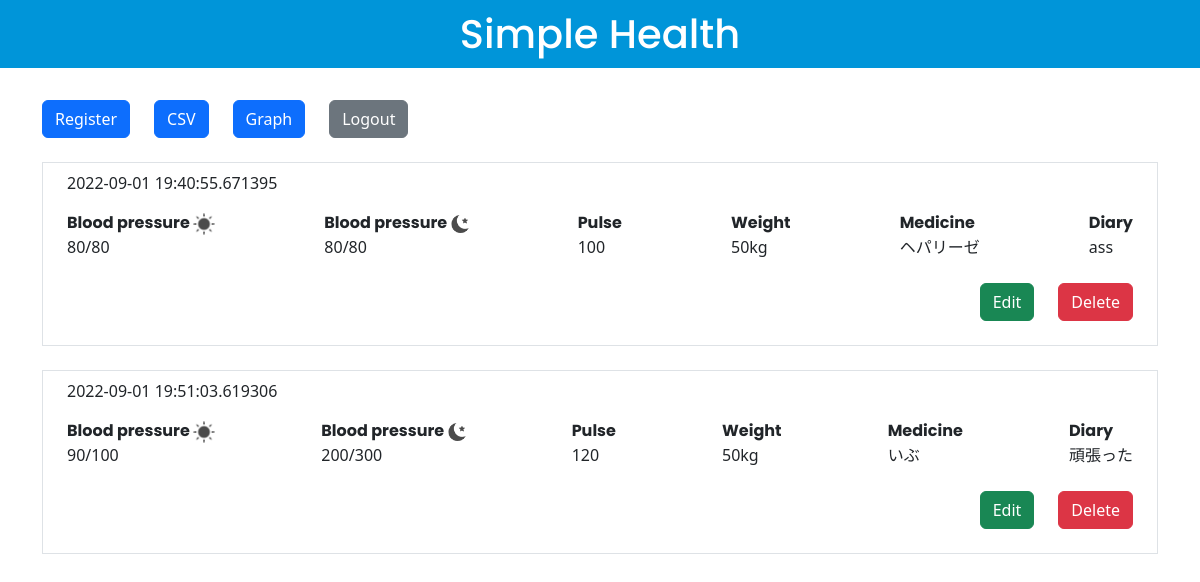
Page / (signed in) on the earlier database version.
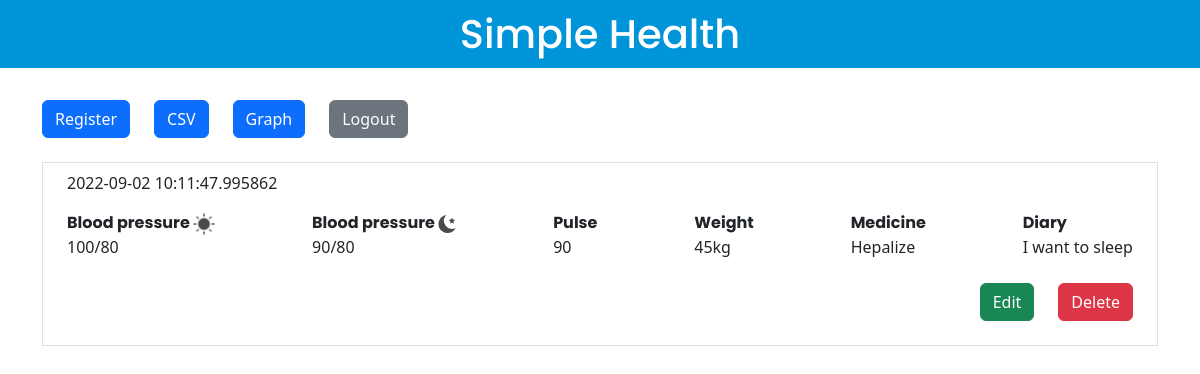
Same page on the later database version.
### app.py (models this page shows)
class Post(db.Model):
    __tablename__ = "healthlog"
    id = db.Column(db.Integer, primary_key=True)
    low_morning = db.Column(db.Integer, nullable=True)
    upper_morning = db.Column(db.Integer, nullable=True)
    low_evening = db.Column(db.Integer, nullable=True)
    upper_evening = db.Column(db.Integer, nullable=True)
    pulse = db.Column(db.Integer, nullable=True)
    weight = db.Column(db.Integer, nullable=True)
    medicine = db.Column(db.String(100), nullable=True)
    diary = db.Column(db.String(300), nullable=True)
    created_at = db.Column(db.DateTime, nullable=False,
                           default=datetime.now(pytz.timezone('Asia/Tokyo')))

### app.py (the view)
@app.route('/')
@login_required
def index():
    if request.method == 'GET':
        posts = Post.query.all()
        return render_template('index.html', posts=posts)

### app.py (called while the page is built)
@login_maneger.user_loader
def load_user(user_id):
    return User.query.get(int(user_id))

### templates/index.html (shortened to what this page needs)
{% extends "base.html" %}
{% block content %}
<h1 class="text-center title">Simple Health</h1>
<div class="container mt-4">
  <div>
    <div class="d-flex">
      <p class="mt-2 mb-4 me-4"><a href="/create" role="button" class="btn btn-primary">Register</a></p>
      <p class="mt-2 mb-4 me-4"><a href="/quickbooks/healthlog" role="button" class="btn btn-primary">CSV</a></p>
      <p class="mt-2 mb-4 me-4"><a href="/graph" role="button" class="btn btn-primary">Graph</a></p>
      <p class="mt-2 mb-4"><a href="/logout" role="button" class="btn btn-secondary">Logout</a></p>
    </div>
  </div>
    {% for post in posts %}
  <div class="border px-4 py-2 mb-4">
      <article>
        <p>{{post.created_at}}</p>
      <div class="d-md-flex justify-content-between">
      <dl>
        <dt>Blood pressure <img class="img01" src="{{ url_for('image.static', filename='icon01.png') }}" alt="Morning"></dt>
        <dd>{{post.upper_morning}}/{{post.low_morning}}</dd>
      </dl>
      <dl>
        <dt>Blood pressure <img class="img02" src="{{ url_for('image.static', filename='icon02.png') }}" alt="Evening"></dt>
        <dd>{{post.upper_evening}}/{{post.low_evening}}</dd>
      </dl>
      <dl>
        <dt>Pulse</dt>
        <dd>{{post.pulse}}</dd>
      </dl>
      <dl>
        <dt>Weight</dt>
        <dd>{{post.weight}}kg</dd>
      </dl>
      <dl>
        <dt>Medicine</dt>
        <dd>{{post.medicine}}</dd>
      </dl>
      <dl>
        <dt>Diary</dt>
        <dd>{{post.diary}}</dd>
      </dl>
    </div>
    </article>
  <div class="d-md-flex justify-content-end">
    <p class="me-4"><a href="/{{post.id}}/update" role="button" class="btn btn-success">Edit</a></p>
    <p><a href="/{{post.id}}/delete" role="button" class="btn btn-danger">Delete</a></p>
  </div>
</div>
    {% endfor %}
  {% endblock %}

### templates/base.html (shortened to what this page needs)
<!DOCTYPE html>
<html lang="en">
<head>
  <link href="https://cdn.jsdelivr.net/npm/bootstrap@5.2.0/dist/css/bootstrap.min.css" rel="stylesheet"
>
<link rel="stylesheet" href="{{ url_for('.static', filename='styles/style.css') }}">
</head>
<body>
  {% block content %}
  {% endblock %}
</body>
</html>

### static/styles/style.css (style rules this page uses)
.title, label, .d-md-flex dl dt { font-family: 'Poppins', sans-serif; }
.title { background: #0095d9; color: #fff; padding: 10px 0; }
.img01 { width: 22px; }
.img02 { width: 18px; }

Differences in the rows shown:
removed Post: created_at "2022-09-01 19:40:55.671395", upper_morning "80", low_morning "80", upper_evening "80", low_evening "80", pulse "100", weight "50", medicine "ヘパリーゼ", diary "ass"
changed Post: created_at "2022-09-01 19:51:03.619306" → "2022-09-02 10:11:47.995862"; upper_morning "90" → "100"; low_morning "100" → "80"; upper_evening "200" → "90"; low_evening "300" → "80"; pulse "120" → "90"; weight "50" → "45"; medicine "いぶ" → "Hepalize"; diary "頑張った" → "I want to sleep"
